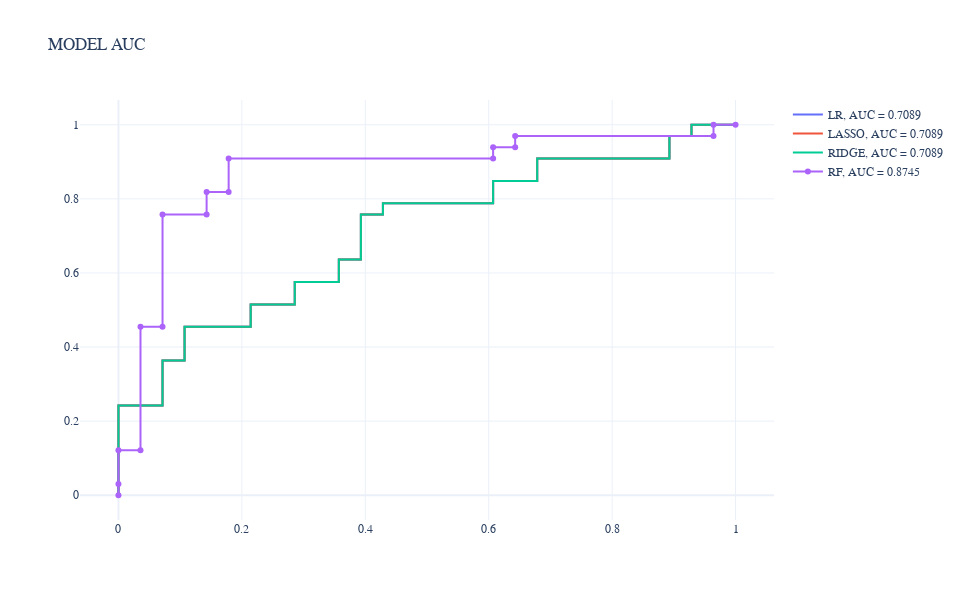

Source (notebook cell):
### Markdown cell above
## Model performance

### Code cell
create_auc_chart(pred_dict, y_val, 'Model AUC')
